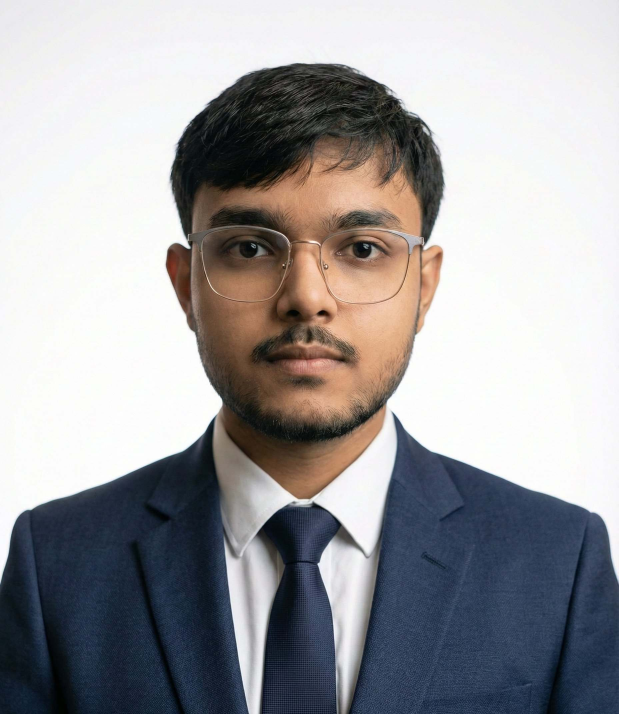
#> input picture assets/portrait_source.jpg, 1856 x 2142 px (shown at 1/3 size)
$ python generate_banner.py
#> lines starting #> are read from the running program, lines starting #| are printed output that depends on the picture
#!/usr/bin/env python3
"""
Generate the profile hero banner — banner.svg (light) and banner-dark.svg.

Portrait is a mosaic built from the real photo — a mix of circles,
squares, squircles, and rectangles (unsharp mask + contrast boost before
sampling, so glasses/facial structure survive at a modest 50-column
grid). On load, every shape starts scattered at a random point and flies
into place to assemble the portrait, staggered so it settles gradually
rather than snapping in at once. Once assembled, the whole cluster
breathes gently, forever.

Kept deliberately light (~1,700 shapes, one <animateTransform> each, no
wrapper <g>, no second per-shape animation) after the previous ~9,200
element version turned out to render inconsistently across browsers and
failed on mobile — large SMIL-heavy SVGs are a real compatibility risk,
so this trades a little resolution for something that actually renders
everywhere.

Facts row and link row were deliberately removed earlier — those live as
real clickable badges in README.md instead, since links and interaction
inside an SVG do nothing once it's embedded via <img>.

Usage:
    python3 generate_banner.py
"""
import os
import math
import html
import random

from PIL import Image, ImageOps, ImageEnhance, ImageFilter

# ---------------------------------------------------------------- CONFIG ---
CONFIG = {
    "name": "Sandesh Kumar Gupta",
    "role": "Security Engineer — Systems, Offensive Security & Applied ML",
    "bio": [
        "Pre-final year CS undergraduate at GLA University, building",
        "kernel-level defenses, network detection engines, and ML-driven security tooling.",
    ],
    "github_handle": "github.com/skgpt254",
    "photo": "../../assets/portrait_source.jpg",
    "out_light": "../../banner.svg",
    "out_dark": "../../banner-dark.svg",
}

# ----------------------------------------------------------------- THEME ---
THEMES = {
    "light": dict(ink="#1C1B18", muted="#6E6B63", line="#DEDACD", accent="#0E6E63"),
    "dark":  dict(ink="#F3F1EC", muted="#A8A399", line="#3B372F", accent="#2DD9B5"),
}

SERIF = "Georgia,'Iowan Old Style','Palatino Linotype',serif"
MONO  = "ui-monospace,SFMono-Regular,Menlo,Consolas,'Liberation Mono',monospace"

W, H = 1180, 450
MARGIN = 56

SHAPE_KINDS = ["circle", "square", "squircle", "rect"]
SHAPE_WEIGHTS = [0.45, 0.25, 0.22, 0.08]

def esc(s):
    return html.escape(str(s), quote=True)

# ------------------------------------------------------------- PORTRAIT ---
def halftone_cells(path, cols, out_w, out_h, crop_frac,
                    gamma=1.0, max_r_ratio=0.62, min_r=0.35):
    """Grayscale photo -> (cx, cy, size) cells. crop_frac = (left, top,
    right, bottom) as fractions of the source image, applied before
    sampling. min_r is raised vs. the pure-dot version specifically to
    cut the total shape count (fewer, slightly larger shapes)."""
    im = Image.open(path).convert("L")
    im = ImageOps.exif_transpose(im)
    w, h = im.size
    l, t, r, b = crop_frac
    im = im.crop((int(w * l), int(h * t), int(w * r), int(h * b)))
    im = im.filter(ImageFilter.UnsharpMask(radius=3, percent=180, threshold=2))
    im = ImageOps.autocontrast(im, cutoff=0.3)
    im = ImageEnhance.Contrast(im).enhance(1.25)

    cell = out_w / cols
    rows = round(out_h / cell)
    small = im.resize((cols, rows), Image.LANCZOS)
    px = small.load()
    r_max = cell * max_r_ratio / 2

    cells = []
    for y in range(rows):
        for x in range(cols):
            v = px[x, y] / 255.0
            dark = (1 - v) ** gamma
            rad = dark * r_max
            if rad < min_r:
                continue
            cx = x * cell + cell / 2
            cy = y * cell + cell / 2
            cells.append((round(cx, 1), round(cy, 1), round(rad, 2)))
    return cells

def shape_markup(kind, cx, cy, s, extra):
    """extra = the <animateTransform> string, embedded as a child so no
    wrapper <g> is needed per shape."""
    if kind == "circle":
        return f'<circle cx="{cx}" cy="{cy}" r="{s:.2f}">{extra}</circle>'
    if kind == "square":
        return (f'<rect x="{cx-s:.2f}" y="{cy-s:.2f}" width="{2*s:.2f}" height="{2*s:.2f}" '
                 f'rx="{s*0.15:.2f}">{extra}</rect>')
    if kind == "squircle":
        return (f'<rect x="{cx-s:.2f}" y="{cy-s:.2f}" width="{2*s:.2f}" height="{2*s:.2f}" '
                 f'rx="{s*0.6:.2f}">{extra}</rect>')
    return (f'<rect x="{cx-s*1.25:.2f}" y="{cy-s*0.65:.2f}" width="{2.5*s:.2f}" height="{1.3*s:.2f}" '
            f'rx="{s*0.15:.2f}">{extra}</rect>')

def assembling_mosaic(cells, px, py, accent, seed=7):
    """Each cell gets its own scattered start point and flies to its real
    position. Base state (no animation support) is the assembled photo —
    the animateTransform only adds the fly-in on top, never removes
    content, per the same safe pattern used elsewhere in this file."""
    rng = random.Random(seed)
    out = []
    for cx, cy, r in cells:
        kind = rng.choices(SHAPE_KINDS, SHAPE_WEIGHTS)[0]
        angle = rng.uniform(0, 2 * math.pi)
        dist = rng.uniform(90, 240)
        dx, dy = math.cos(angle) * dist, math.sin(angle) * dist
        begin = round(rng.uniform(0, 0.9), 2)
        dur = round(rng.uniform(0.5, 0.85), 2)
        anim = (f'<animateTransform attributeName="transform" type="translate" '
                f'from="{dx:.1f},{dy:.1f}" to="0,0" dur="{dur}s" begin="{begin}s" '
                f'fill="freeze" calcMode="spline" keySplines="0.2 0.6 0.3 1" keyTimes="0;1"/>')
        out.append(shape_markup(kind, px + cx, py + cy, r, anim))
    return "".join(out)

# --------------------------------------------------------------- BUILD ---
def build(cfg, theme_name):
    t = THEMES[theme_name]
    base_dir = os.path.dirname(os.path.abspath(__file__))
    photo_path = os.path.normpath(os.path.join(base_dir, cfg["photo"]))

    portrait_w, portrait_h = 264, 318
    px, py = MARGIN, 96
    accent, ink, muted, line = t["accent"], t["ink"], t["muted"], t["line"]

    cells = halftone_cells(photo_path, cols=50, out_w=portrait_w, out_h=portrait_h,
                            crop_frac=(0.07, 0.015, 0.93, 1.0))
#> in halftone_cells, `im = Image.open(path).convert("L")`:
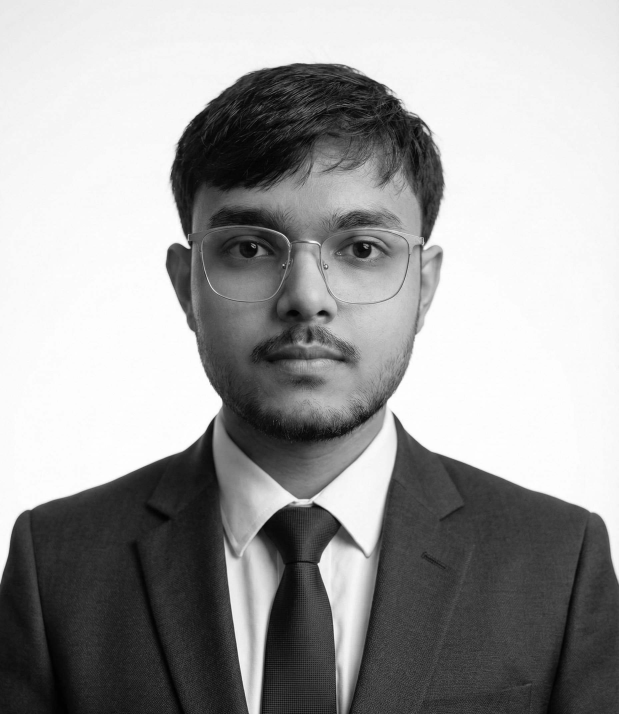
#> im: PIL image 1856x2142 L (shown at 1/3 size); min 0, max 255, mean 158.2
#> in halftone_cells, `im = im.crop((int(w * l), int(h * t), int(w * r), int(h * b)))`:
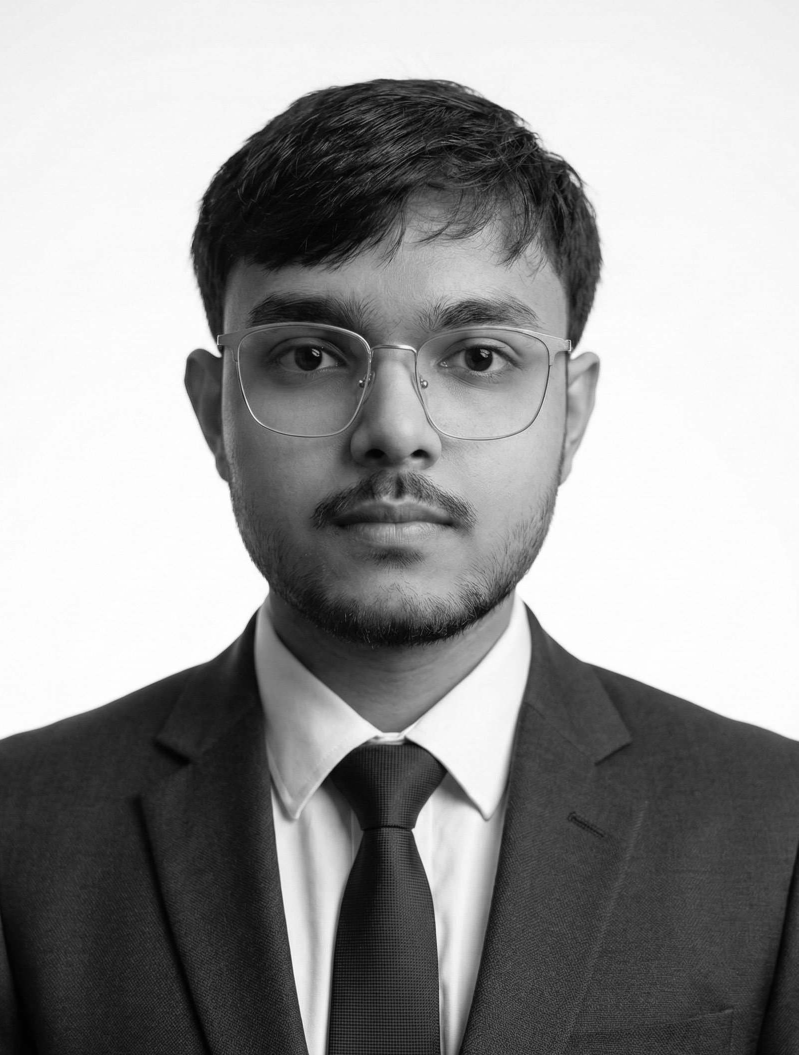
#> im: PIL image 1597x2110 L (shown at 1/2 size); min 0, max 255, mean 151.1
#> in halftone_cells, `im = ImageEnhance.Contrast(im).enhance(1.25)`:
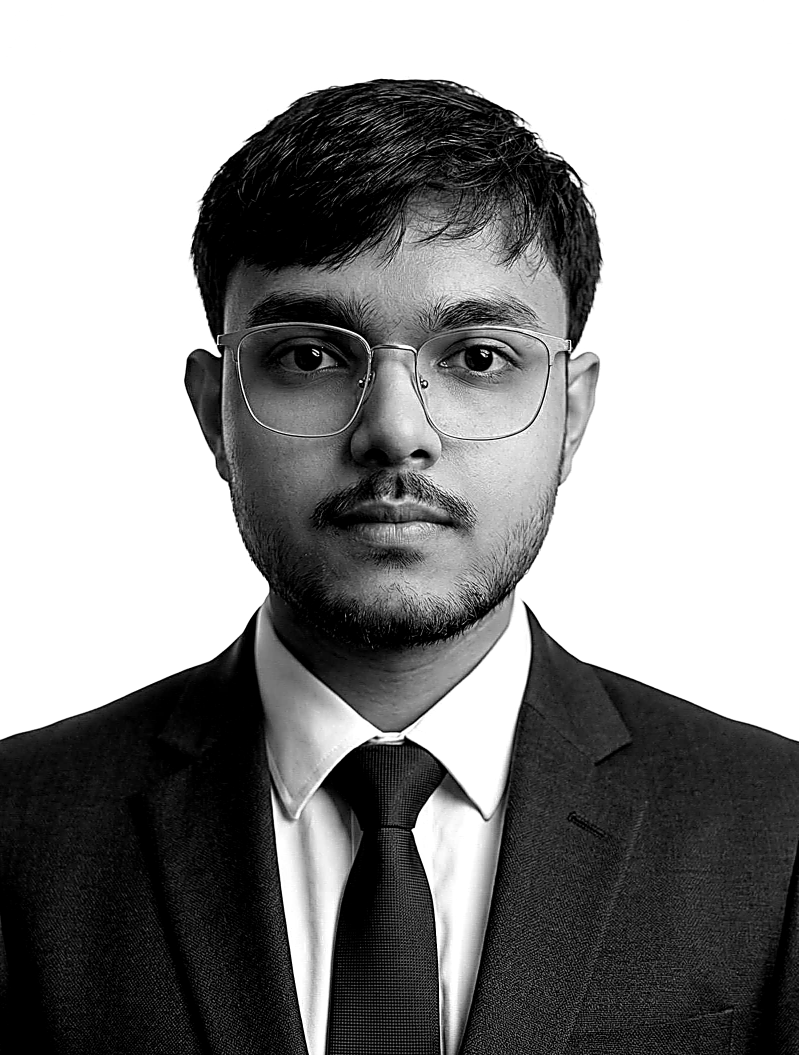
#> im: PIL image 1597x2110 L (shown at 1/2 size); min 0, max 255, mean 145.3
#> in halftone_cells, `small = im.resize((cols, rows), Image.LANCZOS)`:
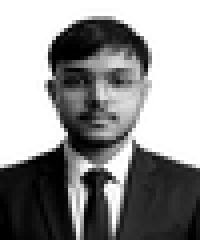
#> small: PIL image 50x60 L (shown 4 times larger); min 0, max 255, mean 144.9
#> after the loop in halftone_cells, `for y in range(rows):`: cells = 1658 items, first 6: (118.8, 23.8, 0.42), (124.1, 23.8, 0.65), (129.4, 23.8, 0.67), (134.6, 23.8, 0.63), (139.9, 23.8, 0.68), (145.2, 23.8, 0.62)

    text_x = px + portrait_w + 44

    s = []
    a = s.append
    a(f'<svg xmlns="http://www.w3.org/2000/svg" xmlns:xlink="http://www.w3.org/1999/xlink" '
      f'width="{W}" height="{H}" viewBox="0 0 {W} {H}" role="img" '
      f'aria-label="{esc(cfg["name"])} — {esc(cfg["role"])}">')
    # no background rect — transparent, sits directly on GitHub's page

    # ---- header: monogram with a continuously rotating ring ----
    ring_cx, ring_cy, ring_r = MARGIN + 18, 52, 18
    circumference = 2 * math.pi * ring_r
    dash = circumference * 0.72
    gap = circumference - dash
    a(f'<circle cx="{ring_cx}" cy="{ring_cy}" r="{ring_r}" fill="none" stroke="{accent}" '
      f'stroke-width="1.6" stroke-linecap="round" stroke-dasharray="{dash:.1f} {gap:.1f}">'
      f'<animateTransform attributeName="transform" type="rotate" '
      f'from="0 {ring_cx} {ring_cy}" to="360 {ring_cx} {ring_cy}" dur="6s" repeatCount="indefinite"/>'
      f'</circle>')
    initials = "".join(w[0] for w in cfg["name"].split()[:2]).upper()
    a(f'<text x="{ring_cx}" y="57" text-anchor="middle" font-family="{SERIF}" font-weight="700" '
      f'font-size="14" fill="{ink}">{esc(initials)}</text>')
    a(f'<text x="{W-MARGIN}" y="57" text-anchor="end" font-family="{MONO}" font-size="12.5" '
      f'fill="{muted}">{esc(cfg["github_handle"])}</text>')
    a(f'<line x1="{MARGIN}" y1="84" x2="{W-MARGIN}" y2="84" stroke="{line}"/>')

    # ---- portrait: mosaic that assembles on load, then breathes forever ----
    cx_center, cy_center = px + portrait_w / 2, py + portrait_h / 2
    mosaic = assembling_mosaic(cells, px, py, accent)
#> the loop in assembling_mosaic, `for cx, cy, r in cells:` made 1658 passes
#> (cx, cy, r, kind, angle, dist, dx, dy) on passes 1 to 3: (118.8, 23.8, 0.42, 'circle', 0.948, 187.6, 109.5, 152.4), (124.1, 23.8, 0.65, 'circle', 0.364, 166.1, 155.2, 59.2), (129.4, 23.8, 0.67, 'circle', 0.57, 153.7, 129.4, 82.93)
#> after the loop in assembling_mosaic, `for cx, cy, r in cells:`: out = 1658 items
    a(f'<g transform="translate({cx_center:.1f},{cy_center:.1f})">'
      f'<g><animateTransform attributeName="transform" type="scale" '
      f'values="1;1.035;1" dur="5s" begin="2s" repeatCount="indefinite" calcMode="spline" '
      f'keySplines="0.4 0 0.6 1;0.4 0 0.6 1" keyTimes="0;0.5;1"/>'
      f'<g transform="translate({-cx_center:.1f},{-cy_center:.1f})" fill="{accent}">{mosaic}</g>'
      f'</g></g>')

    # ---- name / role / rule — vertically balanced alongside the portrait ---
    name_y = py + 80
    a(f'<text x="{text_x}" y="{name_y}" font-family="{SERIF}" font-weight="700" font-size="40" '
      f'fill="{ink}">{esc(cfg["name"])}</text>')
    a(f'<text x="{text_x}" y="{name_y+27}" font-family="{MONO}" font-size="14.5" '
      f'fill="{muted}">{esc(cfg["role"])}</text>')
    rule_y = name_y + 61
    a(f'<line x1="{text_x}" y1="{rule_y}" x2="{text_x+64}" y2="{rule_y}" stroke="{accent}" stroke-width="2.5">'
      f'<animate attributeName="x2" from="{text_x}" to="{text_x+64}" '
      f'dur="0.7s" begin="0.2s" fill="freeze" calcMode="spline" keySplines="0.3 0 0.2 1" keyTimes="0;1"/></line>')

    # ---- bio ----
    bio_y = rule_y + 30
    for i, line_txt in enumerate(cfg["bio"]):
        a(f'<text x="{text_x}" y="{bio_y + i*20}" font-family="{SERIF}" font-size="15.5" '
          f'fill="{ink}" opacity="0.9">{esc(line_txt)}</text>')

    a('</svg>')
    return "".join(s)

if __name__ == "__main__":
    base_dir = os.path.dirname(os.path.abspath(__file__))
    for theme_name, out_key in (("light", "out_light"), ("dark", "out_dark")):
        svg = build(CONFIG, theme_name)
        out_path = os.path.normpath(os.path.join(base_dir, CONFIG[out_key]))
        with open(out_path, "w") as f:
            f.write(svg)
        print(f"wrote {out_path} ({len(svg)//1024} KB)")
